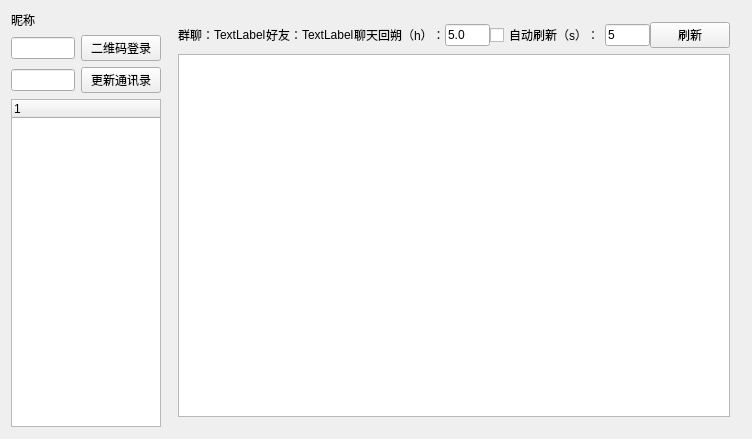
<?xml version="1.0" encoding="UTF-8"?>
<ui version="4.0">
 <class>MessagesBrowseClass</class>
 <widget class="QWidget" name="MessagesBrowseClass">
  <property name="geometry">
   <rect>
    <x>0</x>
    <y>0</y>
    <width>742</width>
    <height>439</height>
   </rect>
  </property>
  <property name="contextMenuPolicy">
   <enum>Qt::DefaultContextMenu</enum>
  </property>
  <property name="windowTitle">
   <string>Message浏览器</string>
  </property>
  <layout class="QHBoxLayout" name="horizontalLayout">
   <item>
    <widget class="QWidget" name="widget" native="true">
     <property name="minimumSize">
      <size>
       <width>150</width>
       <height>0</height>
      </size>
     </property>
     <property name="maximumSize">
      <size>
       <width>150</width>
       <height>16777215</height>
      </size>
     </property>
     <layout class="QVBoxLayout" name="verticalLayout">
      <property name="leftMargin">
       <number>0</number>
      </property>
      <property name="topMargin">
       <number>0</number>
      </property>
      <property name="rightMargin">
       <number>0</number>
      </property>
      <property name="bottomMargin">
       <number>0</number>
      </property>
      <item>
       <widget class="QLabel" name="label_self">
        <property name="text">
         <string>昵称</string>
        </property>
       </widget>
      </item>
      <item>
       <layout class="QVBoxLayout" name="verticalLayout_3">
        <item>
         <layout class="QHBoxLayout" name="horizontalLayout_5">
          <item>
           <widget class="QLineEdit" name="lineEdit_qrpassword">
            <property name="echoMode">
             <enum>QLineEdit::Password</enum>
            </property>
           </widget>
          </item>
          <item>
           <widget class="QPushButton" name="pushButton_qrlogin">
            <property name="text">
             <string>二维码登录</string>
            </property>
           </widget>
          </item>
         </layout>
        </item>
        <item>
         <layout class="QHBoxLayout" name="horizontalLayout_4">
          <item>
           <widget class="QLineEdit" name="lineEdit_tongxunlupassword">
            <property name="echoMode">
             <enum>QLineEdit::Password</enum>
            </property>
           </widget>
          </item>
          <item>
           <widget class="QPushButton" name="pushButton_updateTongXunLu">
            <property name="text">
             <string>更新通讯录</string>
            </property>
           </widget>
          </item>
         </layout>
        </item>
       </layout>
      </item>
      <item>
       <widget class="QTreeWidget" name="treeWidget">
        <property name="sizePolicy">
         <sizepolicy hsizetype="Expanding" vsizetype="Expanding">
          <horstretch>0</horstretch>
          <verstretch>0</verstretch>
         </sizepolicy>
        </property>
        <property name="contextMenuPolicy">
         <enum>Qt::CustomContextMenu</enum>
        </property>
       </widget>
      </item>
      <item>
       <spacer name="verticalSpacer">
        <property name="orientation">
         <enum>Qt::Vertical</enum>
        </property>
        <property name="sizeType">
         <enum>QSizePolicy::Minimum</enum>
        </property>
        <property name="sizeHint" stdset="0">
         <size>
          <width>20</width>
          <height>1</height>
         </size>
        </property>
       </spacer>
      </item>
     </layout>
    </widget>
   </item>
   <item>
    <widget class="QWidget" name="widget_2" native="true">
     <layout class="QVBoxLayout" name="verticalLayout_2">
      <item>
       <layout class="QHBoxLayout" name="horizontalLayout_3">
        <property name="spacing">
         <number>0</number>
        </property>
        <item>
         <widget class="QLabel" name="label_2">
          <property name="sizePolicy">
           <sizepolicy hsizetype="Preferred" vsizetype="Preferred">
            <horstretch>0</horstretch>
            <verstretch>0</verstretch>
           </sizepolicy>
          </property>
          <property name="text">
           <string>群聊：</string>
          </property>
         </widget>
        </item>
        <item>
         <widget class="QLabel" name="label_group">
          <property name="text">
           <string>TextLabel</string>
          </property>
         </widget>
        </item>
        <item>
         <spacer name="horizontalSpacer">
          <property name="orientation">
           <enum>Qt::Horizontal</enum>
          </property>
          <property name="sizeHint" stdset="0">
           <size>
            <width>40</width>
            <height>20</height>
           </size>
          </property>
         </spacer>
        </item>
        <item>
         <widget class="QLabel" name="label_3">
          <property name="text">
           <string>好友：</string>
          </property>
         </widget>
        </item>
        <item>
         <widget class="QLabel" name="label_friend">
          <property name="text">
           <string>TextLabel</string>
          </property>
         </widget>
        </item>
        <item>
         <spacer name="horizontalSpacer_2">
          <property name="orientation">
           <enum>Qt::Horizontal</enum>
          </property>
          <property name="sizeHint" stdset="0">
           <size>
            <width>40</width>
            <height>20</height>
           </size>
          </property>
         </spacer>
        </item>
        <item>
         <widget class="QLabel" name="label_4">
          <property name="text">
           <string>聊天回朔（h）：</string>
          </property>
         </widget>
        </item>
        <item>
         <widget class="QLineEdit" name="lineEdit_pretime">
          <property name="minimumSize">
           <size>
            <width>45</width>
            <height>0</height>
           </size>
          </property>
          <property name="maximumSize">
           <size>
            <width>45</width>
            <height>16777215</height>
           </size>
          </property>
          <property name="text">
           <string>5.0</string>
          </property>
         </widget>
        </item>
        <item>
         <spacer name="horizontalSpacer_3">
          <property name="orientation">
           <enum>Qt::Horizontal</enum>
          </property>
          <property name="sizeHint" stdset="0">
           <size>
            <width>40</width>
            <height>20</height>
           </size>
          </property>
         </spacer>
        </item>
        <item>
         <widget class="QCheckBox" name="checkBox_autorefresh">
          <property name="text">
           <string>自动刷新（s）：</string>
          </property>
         </widget>
        </item>
        <item>
         <widget class="QLineEdit" name="lineEdit_autorefresh">
          <property name="minimumSize">
           <size>
            <width>45</width>
            <height>0</height>
           </size>
          </property>
          <property name="maximumSize">
           <size>
            <width>45</width>
            <height>16777215</height>
           </size>
          </property>
          <property name="text">
           <string>5</string>
          </property>
         </widget>
        </item>
        <item>
         <spacer name="horizontalSpacer_4">
          <property name="orientation">
           <enum>Qt::Horizontal</enum>
          </property>
          <property name="sizeHint" stdset="0">
           <size>
            <width>40</width>
            <height>20</height>
           </size>
          </property>
         </spacer>
        </item>
        <item>
         <widget class="QPushButton" name="pushButton_refresh">
          <property name="text">
           <string>刷新</string>
          </property>
         </widget>
        </item>
       </layout>
      </item>
      <item>
       <widget class="QTextEdit" name="textEdit"/>
      </item>
     </layout>
    </widget>
   </item>
  </layout>
 </widget>
 <layoutdefault spacing="6" margin="11"/>
 <resources>
  <include location="MessagesBrowse.qrc"/>
 </resources>
 <connections>
  <connection>
   <sender>pushButton_qrlogin</sender>
   <signal>clicked()</signal>
   <receiver>MessagesBrowseClass</receiver>
   <slot>QR_Login()</slot>
   <hints>
    <hint type="sourcelabel">
     <x>108</x>
     <y>41</y>
    </hint>
    <hint type="destinationlabel">
     <x>353</x>
     <y>552</y>
    </hint>
   </hints>
  </connection>
  <connection>
   <sender>pushButton_updateTongXunLu</sender>
   <signal>clicked()</signal>
   <receiver>MessagesBrowseClass</receiver>
   <slot>GetChatrooms()</slot>
   <hints>
    <hint type="sourcelabel">
     <x>127</x>
     <y>70</y>
    </hint>
    <hint type="destinationlabel">
     <x>789</x>
     <y>117</y>
    </hint>
   </hints>
  </connection>
  <connection>
   <sender>checkBox_autorefresh</sender>
   <signal>clicked(bool)</signal>
   <receiver>MessagesBrowseClass</receiver>
   <slot>AutoReFlush(bool)</slot>
   <hints>
    <hint type="sourcelabel">
     <x>513</x>
     <y>26</y>
    </hint>
    <hint type="destinationlabel">
     <x>791</x>
     <y>41</y>
    </hint>
   </hints>
  </connection>
  <connection>
   <sender>pushButton_refresh</sender>
   <signal>clicked()</signal>
   <receiver>MessagesBrowseClass</receiver>
   <slot>ReFlush()</slot>
   <hints>
    <hint type="sourcelabel">
     <x>693</x>
     <y>30</y>
    </hint>
    <hint type="destinationlabel">
     <x>773</x>
     <y>28</y>
    </hint>
   </hints>
  </connection>
 </connections>
 <slots>
  <slot>QR_Login()</slot>
  <slot>GetChatrooms()</slot>
  <slot>AutoReFlush(bool)</slot>
  <slot>ReFlush()</slot>
 </slots>
</ui>
